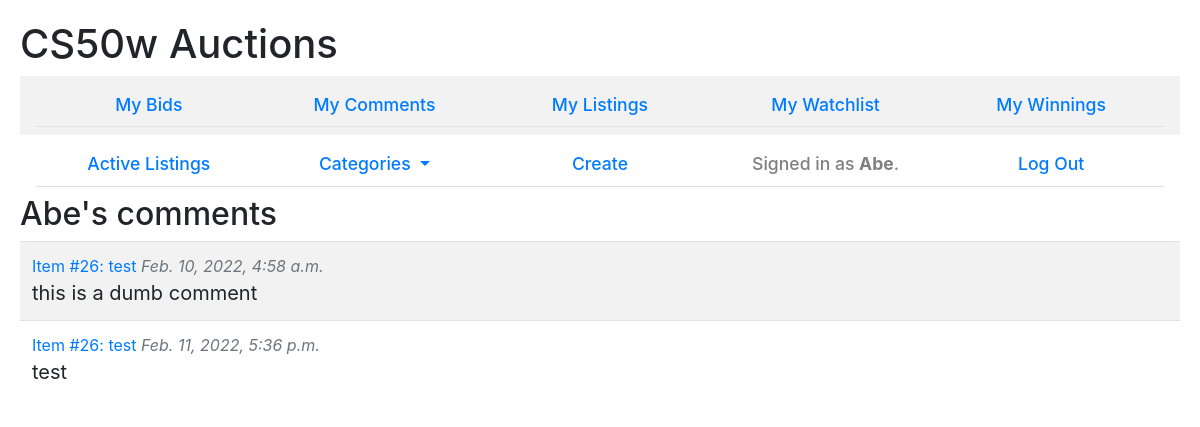
The app's page /comments (signed in), older data.
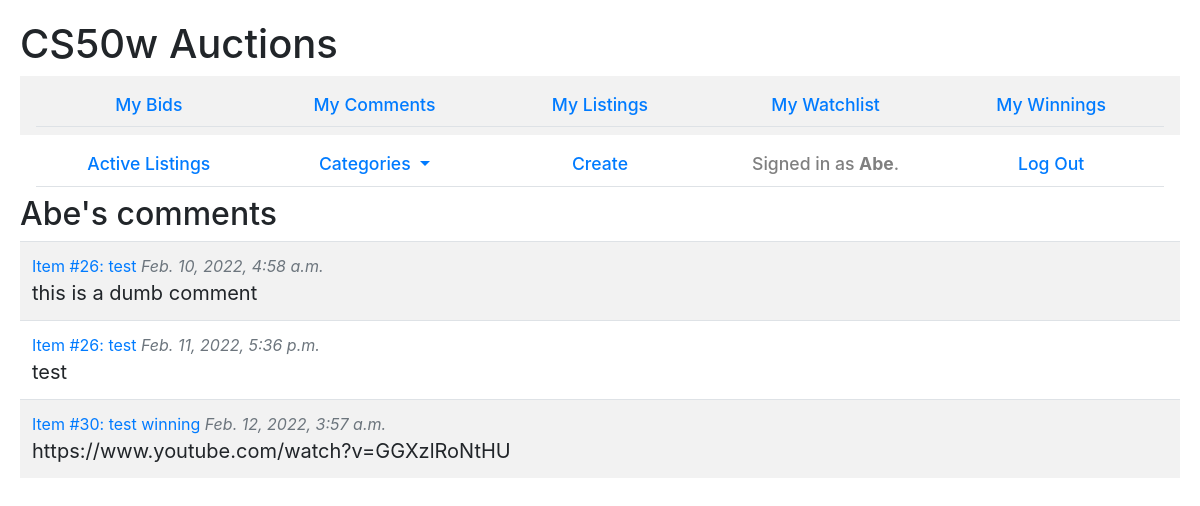
The same page, newer data.
### auctions/models.py (models this page shows, shortened)
class Comment(Model):
    comment = TextField(max_length=280)
    commented = DateTimeField(auto_now_add=True)
    commenter = ForeignKey(User, on_delete=CASCADE)
    listing = ForeignKey(Listing, on_delete=CASCADE)

class Listing(Model):
    CATEGORIES = (
        ("BO", "Books, Movies & Music"),
        ("CO", "Collectibles & Art"),
        ("FA", "Fashion"),
        ("OT", "Other"),
    )
    name = CharField(max_length=64)
    category = CharField(choices=CATEGORIES, max_length=2)
    description = TextField(max_length=480)
    image_url = URLField(blank=True)
    list_price = DecimalField(max_digits=9, decimal_places=2)
    is_active = BooleanField()
    lister = ForeignKey(User, on_delete=CASCADE, related_name="lister")
    winner = ForeignKey(User, on_delete=CASCADE, blank=True, null=True)

### auctions/views.py (the view)
# urls.py: path("comments", views.read_my_comments, name="comments"),
@login_required
def read_my_comments(request):
    user = User.objects.get(id=request.user.id)
    comments = Comment.objects.filter(commenter=user)
    return render(request, "auctions/comments.html",{
        "header": f"{user.username}'s comments",
        "comments": comments
    })

### auctions/context_processors.py (called while the page is built)
def add_categories_to_context(request):
    return {"categories": CATEGORIES}

### auctions/templates/auctions/comments.html
{% extends "auctions/layout.html" %}
{% block body %}
<h2>{{header|capfirst}}</h2>
{% if comments %}
<table class="table table-striped">
    {% for comment in comments %}
    <tr>
        <td>
            <a href="{% url 'read' comment.listing.id comment.listing.name %}">
            Item #{{comment.listing.id}}: {{comment.listing.name}}</a>
            <span class="commented">{{comment.commented}}</span><br>
            <span class="comment">{{comment.comment}}</span>
        </td>
    </tr>
    {% endfor %}
</table>
{% else %}
<em>There are no comments to show</em>
{% endif %}
{% endblock %}

Row changes from the older to the newer data that the page shows:
added Comment: listing.id "30", listing.name "test winning", commented "Feb. 12, 2022, 3:57 a.m.", comment "https://www.youtube.com/watch?v=GGXzlRoNtHU"
